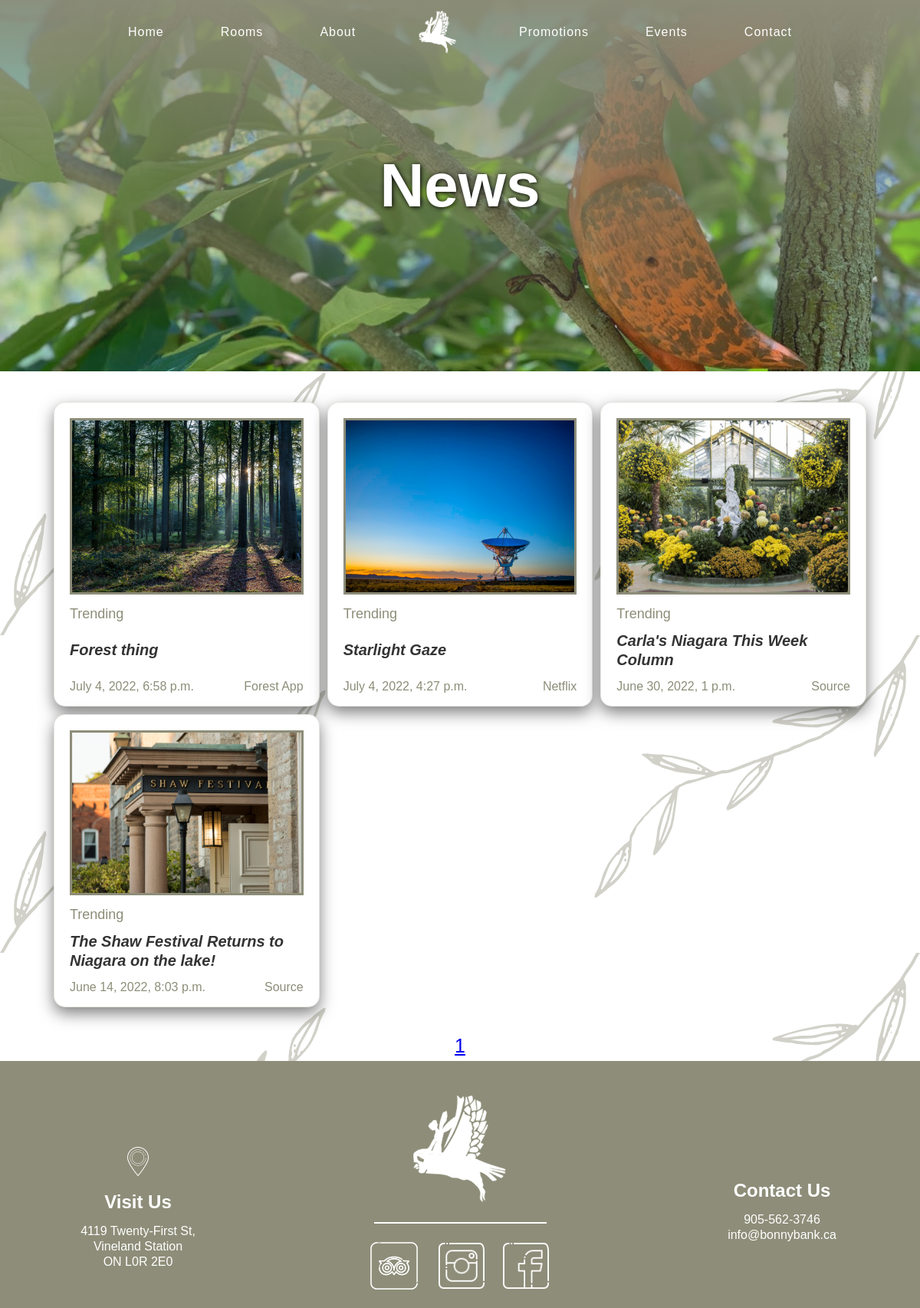
Page /news/ on the committed database.
### bonnybank_app/models.py (models this page shows, shortened)
class News(models.Model):
    title = models.CharField(max_length=200)
    url = models.URLField(max_length=600)
    source = models.CharField(max_length=200, blank=True, null=True)
    date = models.DateTimeField(blank=True, null=True)
    display_image = models.ImageField(upload_to='static/images/news')
    class Meta:
        verbose_name_plural = "News"

### bonnybank_app/views.py (the view)
def news (request):
    media = News.objects.order_by('-date').all()
    page = request.GET.get('page')
    results = 6
    paginator = Paginator(media, results)
    try:
        media = paginator.page(page)
    except PageNotAnInteger:
        page = 1
        media = paginator.page(page)
    except EmptyPage:
        page = paginator.num_pages
        media = paginator.page(page)
    context = {'media': media, 'paginator': paginator}
    return render (request, 'news.html', context)

### templates/news.html (shortened to what this page needs)
<!DOCTYPE html>
{% load static %}
<html data-wf-page="62bc569d163b606bf02a220a" data-wf-site="62ac7eea8daf5fe60e6940c1">
<head>
  <link href="{% static 'css/normalize.css' %}" rel="stylesheet" type="text/css">
  <link href="{% static 'css/webflow.css' %}" rel="stylesheet" type="text/css">
  <link href="{% static 'css/bonnybank-b-b.webflow.css' %}" rel="stylesheet" type="text/css">
</head>
<body class="body-3">
  {% include 'navbar.html' %}
  <div class="section-12 wf-section">
    <h1 class="heading-16">News</h1>
  </div>
  <div class="section-13 wf-section">
    <div class="container-16 w-container">
      <div class="w-layout-grid grid-8">
        {% for entry in media %}
        <a id="w-node-f8f4c649-21ad-f0ea-ac92-656e5a366cf3-f02a220a" href="{{entry.url}}" target="_blank" class="div-block-48 w-inline-block"><img src="{{entry.display_image.url}}" sizes="(max-width: 479px) 100vw, (max-width: 767px) 89vw, (max-width: 991px) 85vw, 82vw" alt="" class="image-53">
          <div class="div-block-50">
            <div class="text-block-27">Trending</div>
            <div class="div-block-51">
              <h1 class="new-heading"><strong><em class="italic-text-2">{{entry.title}}</em></strong></h1>
            </div>
            <div class="div-block-49">
              <div class="text-block-28">{{entry.date}}</div>
              <div class="text-block-29">{{entry.source}}</div>
            </div>
          </div>
        </a>
        {% endfor %}
      </div>
    </div>
  </div>
  <div style="text-align: center; font-size: 25px; padding-bottom: 10px;">
  {% for page in paginator.page_range %}
    <a href="?page={{page}}" style="border: green 10px;">{{page}}</a>
  {% endfor %}
  </div>
  {% include 'footer.html' %}
</body>
</html>

### templates/navbar.html (shortened to what this page needs)
{% load static %}
<div data-w-id="ebd1012b-13f8-f9c1-57f1-8980884fb80d" data-animation="default" data-collapse="medium" data-duration="400" data-easing="ease" data-easing2="ease" role="banner" class="navbar-3 w-nav">
    <div class="container-9 w-container">
        <nav role="navigation" class="nav-menu w-nav-menu">
            <a href="{% url 'index' %}" class="nav-link-2 w-nav-link">Home</a>
            <a href="{% url 'rooms' %}" class="nav-link-2 w-nav-link">Rooms</a>
            <a href="{% url 'about' %}" class="nav-link-2 w-nav-link">About</a>
            <a href="{% url 'index' %}" class="desktop-logo w-nav-brand"><img src="{% static 'images/Bonnybank-logo-white.png' %}" loading="eager" height="150" width="150" alt="" class="navlogo"></a>
            <a href="{% url 'promotions' %}" class="nav-link-2 w-nav-link">Promotions</a>
            <a href="{% url 'events' %}" class="nav-link-2 w-nav-link">Events</a>
            <a href="{% url 'contact' %}" class="nav-link-2 w-nav-link">Contact</a>
        </nav>
    </div>
</div>

### templates/footer.html (shortened to what this page needs)
{% load static %}
<div class="new-footer wf-section">
  <div class="container-footer w-container">
    <div class="w-layout-grid grid-4">
      <div id="w-node-_5828acf3-5a99-2346-8550-13d7a95d7ebd-a95d7eba" class="div-block-41">
        <a href="https://www.google.com/maps/place/4119+Twenty-First+St,+Jordan+Station,+ON+L0R+1S0/data=!4m2!3m1!1s0x89d352ca8fd3b927:0xbe8e2cc84848aa65?sa=X&amp;ved=2ahUKEwjhguPLs7_4AhWGWM0KHW8zAO8Q8gF6BAgdEAE" target="_blank" class="link-block w-inline-block"><img src="{% static 'images/icons8-location-100.png' %}" loading="lazy" width="50" alt="" class="image-2">
          <h2 class="heading-15">Visit Us</h2>
          <div class="info-spacing">4119 Twenty-First St,<br>Vineland Station<br>ON L0R 2E0</div>
        </a>
      </div>
      <div id="w-node-_5828acf3-5a99-2346-8550-13d7a95d7ec8-a95d7eba" class="div-block-40"><img src="{% static 'images/Bonnybank-logo-white.png' %}" loading="lazy" alt="" class="image-17-copy">
        <div class="div-block-39"></div>
        <div class="socials-div-block">
          <a href="https://www.expedia.ca/Hamilton-Hotels-Bonnybank-Bed-And-Breakfast.h10378755.Hotel-Information?" target="_blank" class="w-inline-block"><img src="{% static 'images/tripadvisor.png' %}" loading="lazy" width="71" srcset="{% static 'images/tripadvisor-p-500.png' %} 500w, {% static 'images/tripadvisor.png' %} 512w" sizes="(max-width: 479px) 100vw, (max-width: 767px) 57px, (max-width: 991px) 7vw, 70px" alt="" class="socials-icon expedia"></a>
          <a href="https://www.instagram.com/bonnybankbnb/" target="_blank" class="link-block-2 w-inline-block"><img src="{% static 'images/icons8-instagram-64.png' %}" loading="lazy" width="67" alt="" class="socials-icon"></a>
          <a href="https://www.facebook.com/www.bonnybank.ca" target="_blank" class="w-inline-block"><img src="{% static 'images/icons8-facebook-64.png' %}" loading="lazy" width="65" alt="" class="socials-icon"></a>
        </div>
      </div>
      <div id="w-node-_5828acf3-5a99-2346-8550-13d7a95d7ed2-a95d7eba" class="div-block-41">
        <a href="tel:905-562-3746" class="link-block w-inline-block"><img src="{% static 'images/icons8-phone-64.png' %}" loading="lazy" width="54" alt="" class="image-2">
          <h2 class="heading-15">Contact Us</h2>
          <div class="info-spacing">905-562-3746<br>info@bonnybank.ca</div>
        </a>
      </div>
    </div>
  </div>
  <div class="div-block-42"><img src="https://uploads-ssl.webflow.com/62ac8834ab9f9386cd6752ef/62ac8db7e9a532640b455885_image%20(11).png" loading="lazy" width="291" alt="" class="img-cc"></div>
</div>

### static/css/webflow.css (style rules this page uses)
* { -webkit-box-sizing: border-box; -moz-box-sizing: border-box; box-sizing: border-box; }
html { height: 100%; }
body { margin: 0; min-height: 100%; background-color: #fff; font-family: Arial, sans-serif; font-size: 14px; line-height: 20px; color: #333; }
img { max-width: 100%; vertical-align: middle; display: inline-block; }
.w-inline-block { max-width: 100%; display: inline-block; }
h1, h2, h3, h4, h5, h6 { font-weight: bold; margin-bottom: 10px; }
h1 { font-size: 38px; line-height: 44px; margin-top: 20px; }
h2 { font-size: 32px; line-height: 36px; margin-top: 20px; }
.w-container { margin-left: auto; margin-right: auto; max-width: 940px; }
.w-container:before, .w-container:after { content: " "; display: table; grid-column-start: 1; grid-row-start: 1; grid-column-end: 2; grid-row-end: 2; }
.w-container:after { clear: both; }
.w-nav { position: relative; background: #dddddd; z-index: 1000; }
.w-nav:before, .w-nav:after { content: " "; display: table; grid-column-start: 1; grid-row-start: 1; grid-column-end: 2; grid-row-end: 2; }
.w-nav:after { clear: both; }
.w-nav-brand { position: relative; float: left; text-decoration: none; color: #333333; }
.w-nav-link { position: relative; display: inline-block; vertical-align: top; text-decoration: none; color: #222222; padding: 20px; text-align: left; margin-left: auto; margin-right: auto; }
.w-nav-menu { position: relative; float: right; }

### rows in the picture
News: display_image (picture), title "Forest thing", date "July 4, 2022, 6:58 p.m.", source "Forest App"
News: display_image (picture), title "Starlight Gaze", date "July 4, 2022, 4:27 p.m.", source "Netflix"
News: display_image (picture), title "Carla's Niagara This Week Column", date "June 30, 2022, 1 p.m.", source "Source"
News: display_image (picture), title "The Shaw Festival Returns to Niagara on the lake!", date "June 14, 2022, 8:03 p.m.", source "Source"

### other values in the picture
{{ page }} "1"
